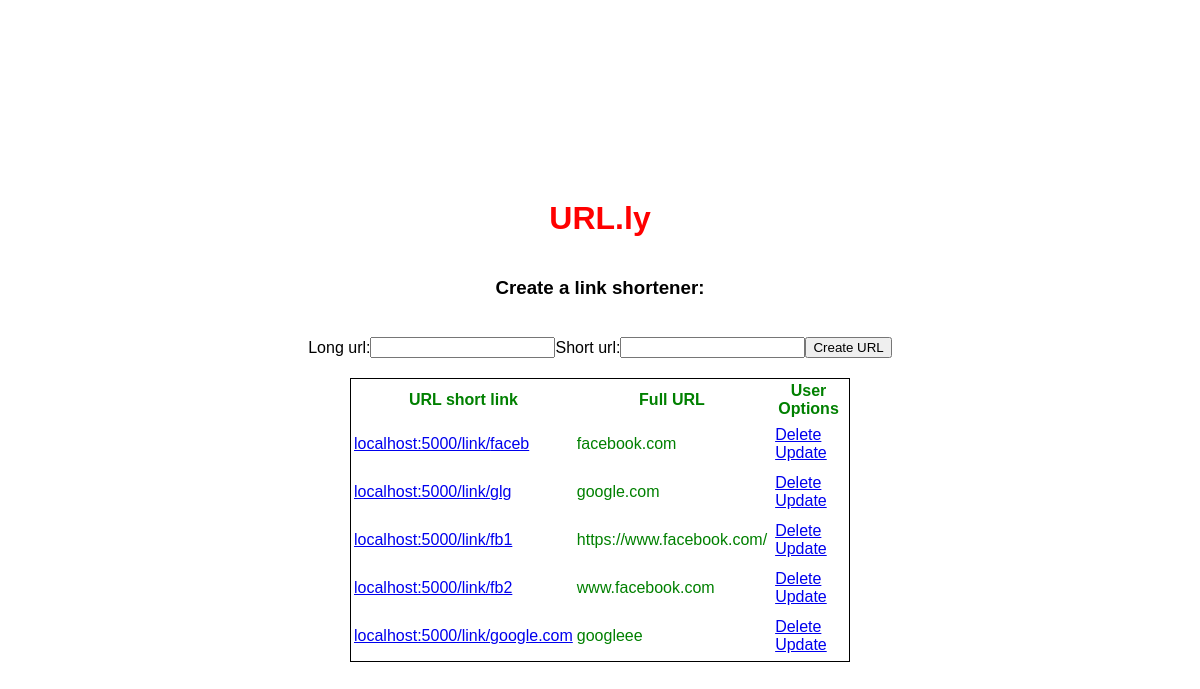
Before: / with the older database file.
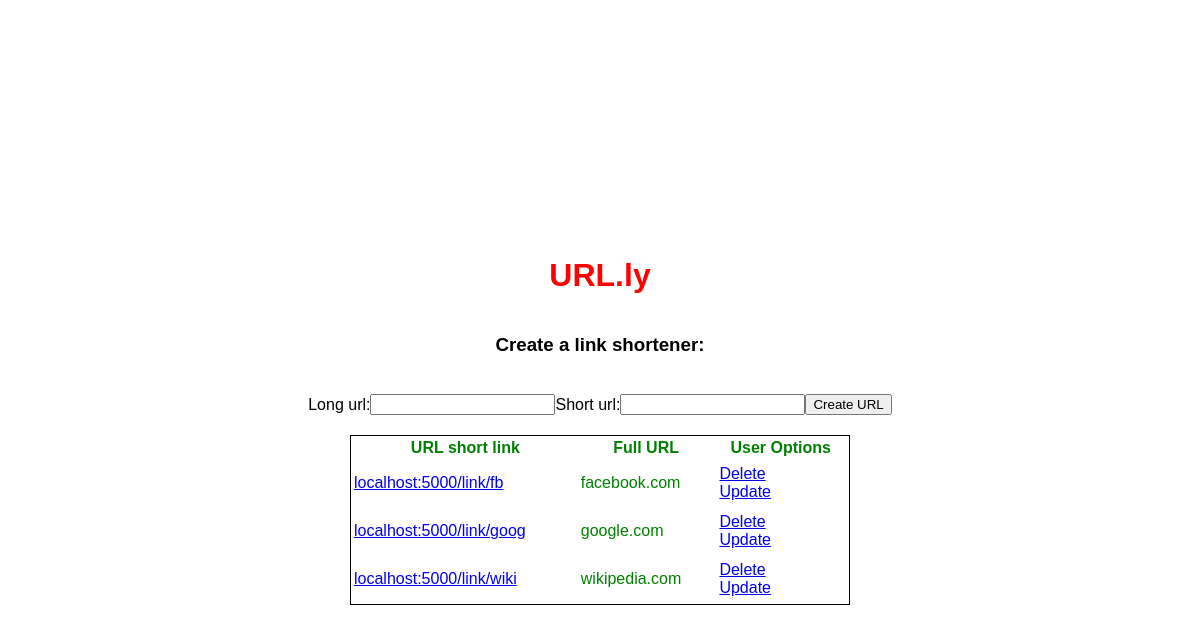
After: the same page with the newer database file.
### app.py (models this page shows)
class YourUrl(db.Model):
    id = db.Column(db.Integer, primary_key=True)
    long_url = db.Column(db.String(200), nullable=False)
    short_url = db.Column(db.String(200), unique=True, nullable=False)
    date_created = db.Column(db.DateTime, default=datetime.utcnow)

### app.py (the view)
@app.route('/', methods=['POST', 'GET'])
def index():
    if request.method == 'POST':
        link_long_url = request.form['long_url']
        link_short_url = request.form['short_url']
        new_url = YourUrl(long_url = link_long_url, short_url = link_short_url)
        try:
            db.session.add(new_url)
            db.session.commit()
            return redirect('/')
        except:
            return 'There was an issue adding your task'
    else:
        all_urls = YourUrl.query.order_by(YourUrl.date_created).all()
        return render_template('index.html', all_the_urls=all_urls)

### templates/index.html
{% extends 'base.html'%}
{% block body %}
        <h1>URL.ly</h1>
        <h3>Create a link shortener:</h3>
        <form action="/" method="POST">
            <label>Long url:</label>
            <input type="text" name="long_url" id="long_url">
            <label>Short url:</label>
            <input type="text" name="short_url" id="short_url">
            <input type="submit" value="Create URL">
        </form>
        {% if all_the_urls|length < 1 %}
        <h1>There are no urls create one below:</1>
        {% else %}
        <table>
            <tr>
                <th>URL short link</th>
                <th>Full URL</th>
                <th>User Options</th>
            </tr>
            {% for url_link in all_the_urls %}
            <tr>
                <td>
                    <a href="/link/{{url_link.short_url}}">localhost:5000/link/{{ url_link.short_url  }}</a>
                </td>
                <td>{{ url_link.long_url }}</td>
                <td class="user-options">
                    <a href="/delete/{{url_link.id}}">Delete</a>
                    <br />
                    <a href="/update/{{url_link.id}}">Update</a>
                </td>
            </tr>
            {% endfor %}
        </table>
        {% endif %}
{% endblock%}

### templates/base.html (shortened to what this page needs)
<!DOCTYPE html>
<html lang="en">
<head>
    <link href="{{ url_for('static', filename='styles/main.css') }}" rel="stylesheet" type="text/css">
</head>
<body>
    {% block body %} {% endblock %}
</body>
</html>

### static/styles/main.css (style rules this page uses)
body { height: 100vh; margin: 20px; font-family: sans-serif; color: black; display: flex; justify-content: center; align-items: center; flex-direction: column; }
table { color: green; width: 500px; border: 1px solid black; }
h1 { color: red; }
form { display: flex; align-items: center; height: 60px; }
.user-options { padding: 5px; }

Changed rows visible on the page:
removed YourUrl: short_url "fb1", long_url "https://www.facebook.com/"
removed YourUrl: short_url "fb2", long_url "www.facebook.com"
removed YourUrl: short_url "google.com", long_url "googleee"
changed YourUrl "facebook.com": short_url "faceb" → "fb"
changed YourUrl "google.com": short_url "glg" → "goog"
added YourUrl: short_url "wiki", long_url "wikipedia.com"
